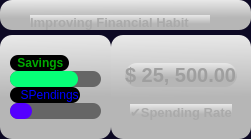
           <widget class="QFrame" name="incomeBox">
            <property name="styleSheet">
             <string notr="true">QFrame {
	background-color: rgb(13, 9, 36);
	border: none;
	border-radius: 12px;
}</string>
            </property>
            <property name="frameShape">
             <enum>QFrame::NoFrame</enum>
            </property>
            <property name="frameShadow">
             <enum>QFrame::Raised</enum>
            </property>
            <layout class="QVBoxLayout" name="verticalLayout_13" stretch="0,0">
             <property name="spacing">
              <number>5</number>
             </property>
             <property name="leftMargin">
              <number>0</number>
             </property>
             <property name="topMargin">
              <number>0</number>
             </property>
             <property name="rightMargin">
              <number>0</number>
             </property>
             <property name="bottomMargin">
              <number>0</number>
             </property>
             <item>
              <widget class="QFrame" name="frame_26">
               <property name="minimumSize">
                <size>
                 <width>0</width>
                 <height>30</height>
                </size>
               </property>
               <property name="maximumSize">
                <size>
                 <width>16777215</width>
                 <height>30</height>
                </size>
               </property>
               <property name="styleSheet">
                <string notr="true">background-color: qlineargradient(spread:pad, x1:0.9801, y1:0.693, x2:0.97, y2:0, stop:0.149254 rgba(182, 182, 182, 255), stop:1 rgba(232, 232, 232, 255));</string>
               </property>
               <property name="frameShape">
                <enum>QFrame::NoFrame</enum>
               </property>
               <property name="frameShadow">
                <enum>QFrame::Raised</enum>
               </property>
               <layout class="QHBoxLayout" name="horizontalLayout_14">
                <property name="spacing">
                 <number>0</number>
                </property>
                <property name="leftMargin">
                 <number>0</number>
                </property>
                <property name="topMargin">
                 <number>0</number>
                </property>
                <property name="rightMargin">
                 <number>10</number>
                </property>
                <property name="bottomMargin">
                 <number>0</number>
                </property>
                <item alignment="Qt::AlignHCenter|Qt::AlignBottom">
                 <widget class="QLabel" name="label_14">
                  <property name="minimumSize">
                   <size>
                    <width>180</width>
                    <height>0</height>
                   </size>
                  </property>
                  <property name="maximumSize">
                   <size>
                    <width>150</width>
                    <height>16777215</height>
                   </size>
                  </property>
                  <property name="font">
                   <font>
                    <pointsize>10</pointsize>
                    <weight>75</weight>
                    <bold>true</bold>
                   </font>
                  </property>
                  <property name="styleSheet">
                   <string notr="true">color: rgb(170, 170, 170);</string>
                  </property>
                  <property name="text">
                   <string>Improving Financial Habit</string>
                  </property>
                 </widget>
                </item>
               </layout>
              </widget>
             </item>
             <item>
              <widget class="QFrame" name="frame_27">
               <property name="styleSheet">
                <string notr="true">background-color: rgb(13, 9, 36);</string>
               </property>
               <property name="frameShape">
                <enum>QFrame::Panel</enum>
               </property>
               <property name="frameShadow">
                <enum>QFrame::Raised</enum>
               </property>
               <layout class="QHBoxLayout" name="horizontalLayout_15" stretch="0,0">
                <property name="spacing">
                 <number>0</number>
                </property>
                <property name="leftMargin">
                 <number>0</number>
                </property>
                <property name="topMargin">
                 <number>0</number>
                </property>
                <property name="rightMargin">
                 <number>0</number>
                </property>
                <property name="bottomMargin">
                 <number>0</number>
                </property>
                <item>
                 <widget class="QFrame" name="frame_28">
                  <property name="styleSheet">
                   <string notr="true">background-color: qlineargradient(spread:pad, x1:0.9801, y1:0.693, x2:0.97, y2:0, stop:0.149254 rgba(182, 182, 182, 255), stop:1 rgba(232, 232, 232, 255));</string>
                  </property>
                  <property name="frameShape">
                   <enum>QFrame::NoFrame</enum>
                  </property>
                  <property name="frameShadow">
                   <enum>QFrame::Raised</enum>
                  </property>
                  <layout class="QVBoxLayout" name="verticalLayout_14">
                   <property name="spacing">
                    <number>0</number>
                   </property>
                   <property name="leftMargin">
                    <number>10</number>
                   </property>
                   <property name="topMargin">
                    <number>20</number>
                   </property>
                   <property name="rightMargin">
                    <number>10</number>
                   </property>
                   <property name="bottomMargin">
                    <number>20</number>
                   </property>
                   <item alignment="Qt::AlignLeft|Qt::AlignVCenter">
                    <widget class="QLabel" name="label_17">
                     <property name="maximumSize">
                      <size>
                       <width>70</width>
                       <height>16</height>
                      </size>
                     </property>
                     <property name="font">
                      <font>
                       <weight>75</weight>
                       <bold>true</bold>
                      </font>
                     </property>
                     <property name="styleSheet">
                      <string notr="true">color: rgb(0, 170, 0);
background-color: rgb(0, 0, 0);
padding: 1px;
border-radius: 8px;</string>
                     </property>
                     <property name="text">
                      <string> Savings</string>
                     </property>
                    </widget>
                   </item>
                   <item alignment="Qt::AlignVCenter">
                    <widget class="QProgressBar" name="progressBar">
                     <property name="minimumSize">
                      <size>
                       <width>0</width>
                       <height>16</height>
                      </size>
                     </property>
                     <property name="maximumSize">
                      <size>
                       <width>16777215</width>
                       <height>16</height>
                      </size>
                     </property>
                     <property name="font">
                      <font>
                       <weight>50</weight>
                       <bold>false</bold>
                      </font>
                     </property>
                     <property name="autoFillBackground">
                      <bool>false</bool>
                     </property>
                     <property name="styleSheet">
                      <string notr="true">QProgressBar {
	color: rgb(177, 177, 177);
	border: none;
	background-color: rgb(102, 102, 102);
	border-radius: 8px;
}

QProgressBar::chunk {
	background-color: rgb(7, 255, 119);
	border-radius : 8px;
}     </string>
                     </property>
                     <property name="value">
                      <number>75</number>
                     </property>
                     <property name="alignment">
                      <set>Qt::AlignCenter</set>
                     </property>
                     <property name="textVisible">
                      <bool>false</bool>
                     </property>
                     <property name="orientation">
                      <enum>Qt::Horizontal</enum>
                     </property>
                     <property name="invertedAppearance">
                      <bool>false</bool>
                     </property>
                     <property name="textDirection">
                      <enum>QProgressBar::TopToBottom</enum>
                     </property>
                    </widget>
                   </item>
                   <item alignment="Qt::AlignVCenter">
                    <widget class="QLabel" name="label_16">
                     <property name="maximumSize">
                      <size>
                       <width>70</width>
                       <height>16</height>
                      </size>
                     </property>
                     <property name="styleSheet">
                      <string notr="true">color: rgb(0, 0, 255);
background-color: rgb(0, 0, 0);
padding: 1px;
border-radius: 8px;</string>
                     </property>
                     <property name="text">
                      <string>  SPendings</string>
                     </property>
                    </widget>
                   </item>
                   <item alignment="Qt::AlignVCenter">
                    <widget class="QProgressBar" name="progressBar_2">
                     <property name="minimumSize">
                      <size>
                       <width>0</width>
                       <height>16</height>
                      </size>
                     </property>
                     <property name="maximumSize">
                      <size>
                       <width>16777215</width>
                       <height>16</height>
                      </size>
                     </property>
                     <property name="styleSheet">
                      <string notr="true">QProgressBar {
	color: rgb(177, 177, 177);
	border: none;
	background-color: rgb(102, 102, 102);
	border-radius: 8px;
}

QProgressBar::chunk {
	background-color: rgb(85, 0, 255);
	border-radius : 8px;
}     </string>
                     </property>
                     <property name="value">
                      <number>25</number>
                     </property>
                     <property name="alignment">
                      <set>Qt::AlignCenter</set>
                     </property>
                     <property name="textVisible">
                      <bool>false</bool>
                     </property>
                    </widget>
                   </item>
                  </layout>
                 </widget>
                </item>
                <item>
                 <widget class="QFrame" name="frame_29">
                  <property name="minimumSize">
                   <size>
                    <width>140</width>
                    <height>0</height>
                   </size>
                  </property>
                  <property name="maximumSize">
                   <size>
                    <width>140</width>
                    <height>16777215</height>
                   </size>
                  </property>
                  <property name="styleSheet">
                   <string notr="true">background-color: qlineargradient(spread:pad, x1:0.9801, y1:0.693, x2:0.97, y2:0, stop:0.149254 rgba(182, 182, 182, 255), stop:1 rgba(232, 232, 232, 255));</string>
                  </property>
                  <property name="frameShape">
                   <enum>QFrame::NoFrame</enum>
                  </property>
                  <property name="frameShadow">
                   <enum>QFrame::Raised</enum>
                  </property>
                  <layout class="QVBoxLayout" name="verticalLayout_20" stretch="0,0">
                   <property name="spacing">
                    <number>0</number>
                   </property>
                   <property name="leftMargin">
                    <number>0</number>
                   </property>
                   <property name="topMargin">
                    <number>0</number>
                   </property>
                   <property name="rightMargin">
                    <number>0</number>
                   </property>
                   <property name="bottomMargin">
                    <number>0</number>
                   </property>
                   <item alignment="Qt::AlignHCenter|Qt::AlignBottom">
                    <widget class="QLabel" name="label_15">
                     <property name="font">
                      <font>
                       <pointsize>15</pointsize>
                       <weight>75</weight>
                       <bold>true</bold>
                      </font>
                     </property>
                     <property name="styleSheet">
                      <string notr="true">color: rgb(159, 159, 159);</string>
                     </property>
                     <property name="text">
                      <string>$ 25, 500.00</string>
                     </property>
                    </widget>
                   </item>
                   <item alignment="Qt::AlignHCenter|Qt::AlignVCenter">
                    <widget class="QLabel" name="label_27">
                     <property name="minimumSize">
                      <size>
                       <width>0</width>
                       <height>0</height>
                      </size>
                     </property>
                     <property name="maximumSize">
                      <size>
                       <width>120</width>
                       <height>16777215</height>
                      </size>
                     </property>
                     <property name="font">
                      <font>
                       <pointsize>10</pointsize>
                       <weight>75</weight>
                       <bold>true</bold>
                      </font>
                     </property>
                     <property name="styleSheet">
                      <string notr="true">color: rgb(170, 170, 170);</string>
                     </property>
                     <property name="text">
                      <string>✔Spending Rate</string>
                     </property>
                    </widget>
                   </item>
                  </layout>
                 </widget>
                </item>
               </layout>
              </widget>
             </item>
            </layout>
           </widget>
